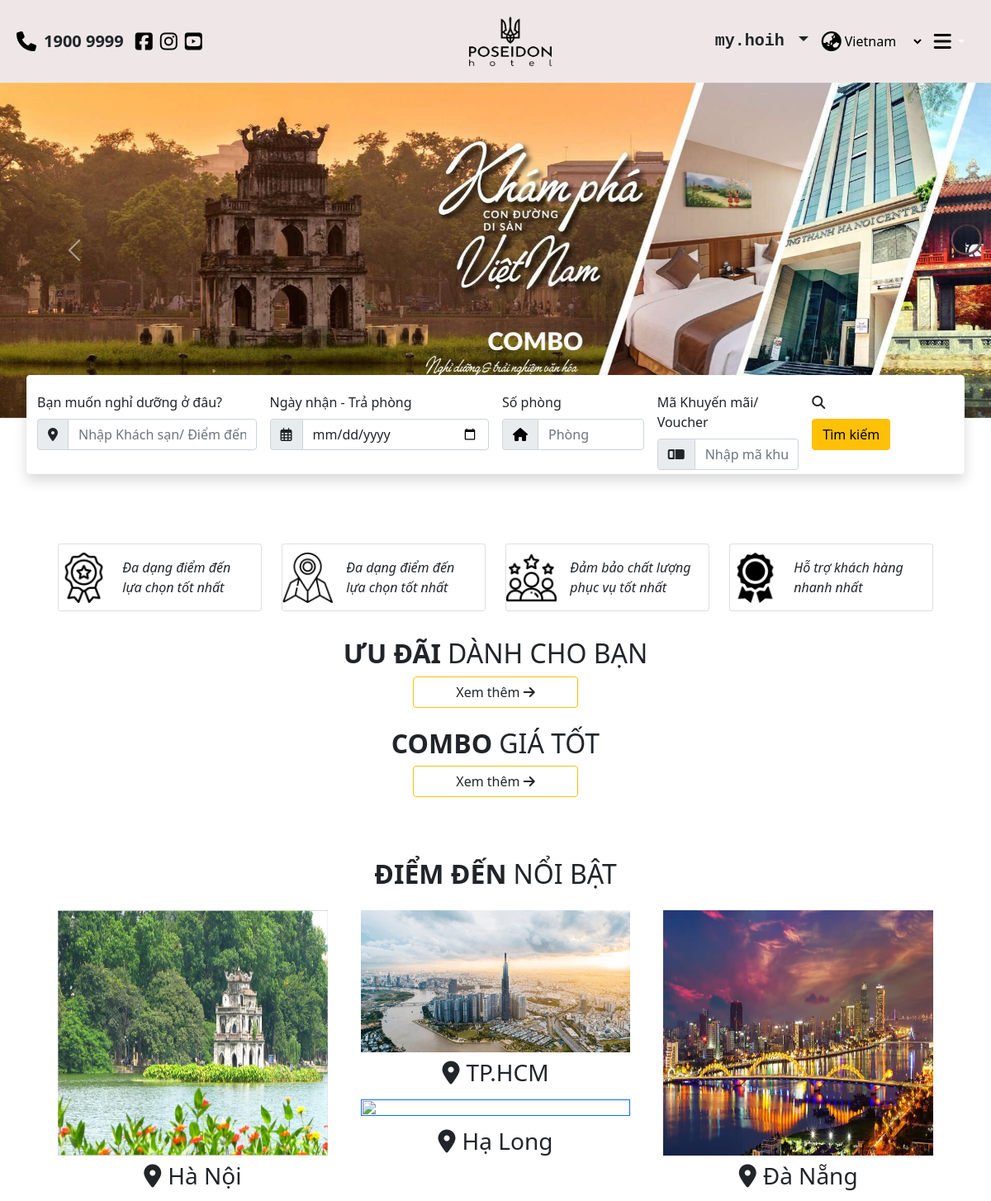
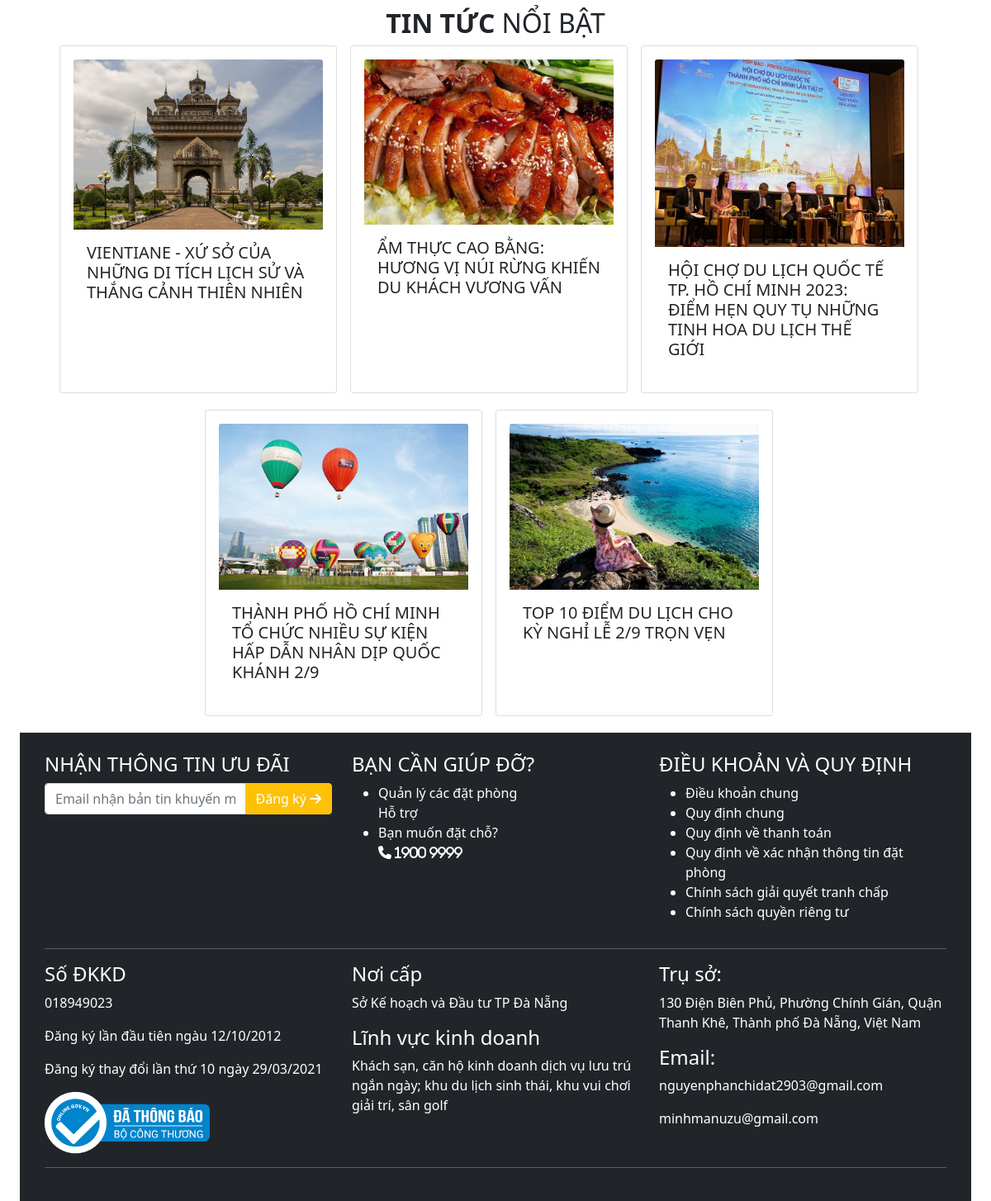
Screenshot of /admin/home.php?ls=success (signed in) with the database file from the repository (2 pictures, top to bottom).
### tables this page shows
CREATE TABLE `tintuc` (
    `id` int(11) NOT NULL,
    `img` varchar(255) NOT NULL,
    `title` varchar(255) NOT NULL,
    `link` varchar(255) NOT NULL
);

### admin/home.php (the view, shortened to what this page needs)
<!DOCTYPE html>
<html lang="en">
<head>
    <link rel="stylesheet" href="https://use.fontawesome.com/releases/v6.4.2/css/all.css">
    <link rel="stylesheet" href="../css/chinhanh.css">
    <link rel="stylesheet" href="../css/home.css">
    <link href="https://cdn.jsdelivr.net/npm/bootstrap@5.3.1/dist/css/bootstrap.min.css" rel="stylesheet">
    <link rel="stylesheet" href="https://cdnjs.cloudflare.com/ajax/libs/font-awesome/6.4.2/css/all.min.css">
    <link href="https://cdn.jsdelivr.net/npm/bootstrap@5.0.2/dist/css/bootstrap.min.css" rel="stylesheet">
    <link rel="stylesheet" href="https://cdnjs.cloudflare.com/ajax/libs/OwlCarousel2/2.3.4/assets/owl.carousel.min.css" />
    <link rel="stylesheet" href="https://cdnjs.cloudflare.com/ajax/libs/OwlCarousel2/2.3.4/assets/owl.theme.default.min.css"/>
    <link href="https://cdnjs.cloudflare.com/ajax/libs/owl-carousel/1.3.3/owl.carousel.css" rel="stylesheet"/>
</head>
<body>
    <?php include ('header.php') ?>
    <div class="mymaincontent">
        <div id="carouselExampleInterval" class="carousel slide" data-bs-ride="carousel">
            <div class="carousel-inner">
                <div class="carousel-item active" data-bs-interval="10000">
                    <img src="../IMG/banner-du-lich-ha-noi_1688353361.jpg" class="d-block w-100" alt="...">
                </div>
            </div>
            <button class="carousel-control-prev" type="button" data-bs-target="#carouselExampleInterval" data-bs-slide="prev">
                <span class="carousel-control-prev-icon" aria-hidden="true"></span>
            </button>
            <button class="carousel-control-next" type="button" data-bs-target="#carouselExampleInterval" data-bs-slide="next">
                <span class="carousel-control-next-icon" aria-hidden="true"></span>
            </button>
        </div>
    </div>
    <div class="container-fluid">
        <form class="row g-3 m-2 p-1 border border-light shadow rounded translate-middle-y bg-white" action="search.php" method="POST">
            <div class="col-md-3">
                <label for="validationDefault01" class="form-label">Bạn muốn nghỉ dưỡng ở đâu?</label>
                    <div class="input-group" action="search.php" method="POST">
                        <span class="input-group-text" id="validationDefault01"><i class="fa-solid fa-location-dot"></i></span>
                        <input type="text" class="form-control" name="name-product" id="validationDefault01" placeholder="Nhập Khách sạn/ Điểm đến" required>
                    </div>
            </div>
            <div class="col-md-3">
                <label for="validationDefault02" class="form-label">Ngày nhận - Trả phòng</label>
                    <div class="input-group">
                        <span class="input-group-text" id="validationDefault02"><i class="fa-regular fa-calendar-days"></i></span>
                        <input type="date" class="form-control" id="validationDefault02" placeholder="" required>
                    </div>
            </div>
            <div class="col-md-2">
                <label for="validationDefaultUsername" class="form-label">Số phòng</label>
                <div class="input-group">
                <span class="input-group-text" id="inputGroupPrepend2"><i class="fa-solid fa-house" style="color: #000000;"></i></span>
                <input type="text" class="form-control" id="validationDefaultUsername"  aria-describedby="inputGroupPrepend2" placeholder="Phòng" required >
                </div>
            </div>
            <div class="col-md-2">
                <label for="validationDefault03" class="form-label">Mã Khuyến mãi/ Voucher</label>
                <div class="input-group">
                <span class="input-group-text" id="validationDefault03"><i class="fa-solid fa-mattress-pillow"></i></span>
                <input type="text" class="form-control" id="validationDefault03" placeholder="Nhập mã khuyến mãi..." required>
                </div>
            </div>
            <div class="col-md-2">
                <label for="validationDefault03" class="form-label"><i class="fa-solid fa-magnifying-glass"></i></label>
                <div class="input-group">
                    <button class="btn btn btn-warning" type="submit">  Tìm kiếm </button>
                </div>
            </div>
       </form>
        <div class="container">
            <div class="row p-3">
                <div class="col-md-3">
                    <div class="card mb-3" style="max-width: 540px;">
                        <div class="row g-0">
                            <div class="col-md-3 m-auto">
                                <img src="../IMG/badge.png" class="img-fluid rounded-start" alt="...">
                            </div>
                            <div class="col-md-9">
                                <div class="card-body">
                                    <p class="card-text fst-italic">Đa dạng điểm đến lựa chọn tốt nhất</p>
                                </div>
                            </div>
                        </div>
                    </div>
                </div>
                <div class="col-md-3">
                    <div class="card mb-3" style="max-width: 540px;">
                        <div class="row g-0">
                            <div class="col-md-3 m-auto">
                                <img src="../IMG/location.png" class="img-fluid rounded-start" alt="...">
                            </div>
                            <div class="col-md-9">
                                <div class="card-body">
                                    <p class="card-text fst-italic">Đa dạng điểm đến lựa chọn tốt nhất</p>
                                </div>
                            </div>
                        </div>
                    </div>
                </div>
                <div class="col-md-3">
                    <div class="card mb-3" style="max-width: 540px;">
                        <div class="row g-0">
                            <div class="col-md-3 m-auto">
                            <img src="../IMG/rating.png" class="img-fluid rounded-start" alt="...">
                            </div>
                            <div class="col-md-9">
                                <div class="card-body">
                                    <p class="card-text fst-italic">Đảm bảo chất lượng phục vụ tốt nhất</p>
                                </div>
                            </div>
                        </div>
                    </div>
                </div>
                <div class="col-md-3">
                    <div class="card mb-3" style="max-width: 540px;">
                        <div class="row g-0">
                            <div class="col-md-3 m-auto">
                            <img src="../IMG/medal.png" class="img-fluid rounded-start" alt="...">
                            </div>
                            <div class="col-md-9">
                                <div class="card-body">
                                    <p class="card-text fst-italic">Hỗ trợ khách hàng nhanh nhất</p>
                                </div>
                            </div>
                        </div>
                    </div>
                </div>
            </div>
        </div>
    <div class="uudai container-fluid">
        <h2 class="title-home text-center fw-normal"><span class="fw-bolder me-2">ƯU ĐÃI</span>DÀNH CHO BẠN</h2>
        <div class="row justify-content-center m-auto" role="group" style="width:200px" aria-label="Basic outlined example">
            <button type="button" class="btn btn-outline-warning"><a href="combo.php" class="text-dark text-decoration-none">Xem thêm <i class="fa-solid fa-arrow-right"></i></a></button>
        </div>
    </div>
    <div class="giatot container-fluid mt-4">
        <h2 class="title-home text-center fw-normal"><span class="fw-bolder me-2">COMBO</span>GIÁ TỐT</h2>
        <div class="row justify-content-center m-auto" role="group" style="width:200px" aria-label="Basic outlined example">
            <button type="button" class="btn btn-outline-warning"><a href="uudai.php" class="text-dark text-decoration-none">Xem thêm <i class="fa-solid fa-arrow-right"></i></a></button>
        </div>
    </div>
    <div class="diemden container-md mt-4">
    <h2 class="title-home text-center fw-normal"><span class="fw-bolder me-2">ĐIỂM ĐẾN</span>NỔI BẬT</h2>
        <div class="row d-flex justify-content-between p-2">
            <div class="col-4 text-center">
                <a href="hanoi.php"><img src="../IMG/hanoi-diadiem.jpg" class="img-fluid p-2 position-relative" style="height:100%" alt=""></a>
                <span><h3><i class="fa fa-location-dot me-2"></i>Hà Nội</h3></span>
            </div>
            <div class="col-4 text-center">
                <div class="d-flex flex-column">
                    <a href="saigon.php"><img src="../IMG/saigon-diadiem.png" class="img-fluid p-2" style="width: 100%;height:100%" alt=""></a>
                    <span><h3><i class="fa fa-location-dot me-2"></i>TP.HCM</h3></span>
                </div>
                <div class="d-flex flex-column">
                    <a href=""><img src="../IMG/halong-diadiem.jpg" class="img-fluid p-2" style="width: 100%;height:100%" alt=""></a>
                    <span><h3><i class="fa fa-location-dot me-2"></i>Hạ Long</h3></span>
                </div>
            </div>
            <div class="col-4 text-center ">
                <a href="danang.php"><img src="../IMG/danang-diadiem.jpg" class="img-fluid p-2" style="height:100%" alt=""></a>
                <span><h3><i class="fa fa-location-dot me-2"></i>Đà Nẵng</h3></span>
            </div>
        </div>
    </div>
    <div class="tintuc container mt-5">
    <h2 class="title-home text-center fw-normal"><span class="fw-bolder me-2">TIN TỨC</span>NỔI BẬT</h2>
    <div class="row justify-content-center">
                <?php
                    $sql = "SELECT id,img,title,link FROM tintuc";
                    $result = mysqli_query($conn, $sql);
                    while ($kq = mysqli_fetch_assoc($result)) {
                    ?>
                        <div class="card me-3 p-3" style="width: 21rem; margin-bottom:20px;">
                            <img src="<?php echo $kq['img']; ?>" class="card-img-top" alt="...">
                            <div class="card-body">
                                <a href="<?php echo $kq['link']; ?>" class="text-dark text-decoration-none"><h5 class="card-title"><?php echo $kq['title']; ?></h5></a>
                            </div>
                        </div>
                <?php } ?>
        </div>
    </div>
    <?php include ('footer.php') ?>
</body>
</html>

### CSS/chinhanh.css (style rules this page uses)
.diemden { width: 80%; margin: auto; text-align: center; padding-top: 50px; }

### admin/css/home.css (style rules this page uses)
.card-body { text-align: left; }

### rows the page displays
tintuc: img (picture), title "VIENTIANE - XỨ SỞ CỦA NHỮNG DI TÍCH LỊCH SỬ VÀ THẮNG CẢNH THIÊN NHIÊN"
tintuc: img (picture), title "ẨM THỰC CAO BẰNG: HƯƠNG VỊ NÚI RỪNG KHIẾN DU KHÁCH VƯƠNG VẤN"
tintuc: img (picture), title "HỘI CHỢ DU LỊCH QUỐC TẾ TP. HỒ CHÍ MINH 2023: ĐIỂM HẸN QUY TỤ NHỮNG TINH HOA DU LỊCH THẾ GIỚI"
tintuc: img (picture), title "THÀNH PHỐ HỒ CHÍ MINH TỔ CHỨC NHIỀU SỰ KIỆN HẤP DẪN NHÂN DỊP QUỐC KHÁNH 2/9"
tintuc: img (picture), title "TOP 10 ĐIỂM DU LỊCH CHO KỲ NGHỈ LỄ 2/9 TRỌN VẸN"

### other values shown
$_SESSION['username'] "my.hoih"
